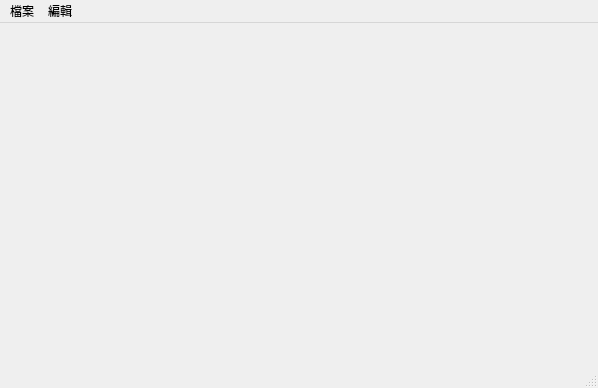
<?xml version="1.0" encoding="UTF-8"?>
<ui version="4.0">
 <class>MainWindow</class>
 <widget class="QMainWindow" name="MainWindow">
  <property name="geometry">
   <rect>
    <x>0</x>
    <y>0</y>
    <width>598</width>
    <height>388</height>
   </rect>
  </property>
  <property name="windowTitle">
   <string>MainWindow</string>
  </property>
  <widget class="QWidget" name="centralwidget"/>
  <widget class="QMenuBar" name="menubar">
   <property name="geometry">
    <rect>
     <x>0</x>
     <y>0</y>
     <width>598</width>
     <height>25</height>
    </rect>
   </property>
   <widget class="QMenu" name="menu">
    <property name="title">
     <string>檔案</string>
    </property>
    <addaction name="OpenFile"/>
    <addaction name="Close"/>
   </widget>
   <widget class="QMenu" name="menu_2">
    <property name="title">
     <string>編輯</string>
    </property>
    <addaction name="toGray"/>
   </widget>
   <addaction name="menu"/>
   <addaction name="menu_2"/>
  </widget>
  <widget class="QStatusBar" name="statusbar"/>
  <action name="OpenFile">
   <property name="text">
    <string>開啟舊檔</string>
   </property>
  </action>
  <action name="Close">
   <property name="text">
    <string>關閉程式</string>
   </property>
  </action>
  <action name="toGray">
   <property name="text">
    <string>灰階</string>
   </property>
  </action>
 </widget>
 <resources/>
 <connections>
  <connection>
   <sender>OpenFile</sender>
   <signal>activated()</signal>
   <receiver>MainWindow</receiver>
   <slot>slotOpenFile()</slot>
   <hints>
    <hint type="sourcelabel">
     <x>-1</x>
     <y>-1</y>
    </hint>
    <hint type="destinationlabel">
     <x>298</x>
     <y>193</y>
    </hint>
   </hints>
  </connection>
  <connection>
   <sender>Close</sender>
   <signal>activated()</signal>
   <receiver>MainWindow</receiver>
   <slot>slotClose()</slot>
   <hints>
    <hint type="sourcelabel">
     <x>-1</x>
     <y>-1</y>
    </hint>
    <hint type="destinationlabel">
     <x>298</x>
     <y>193</y>
    </hint>
   </hints>
  </connection>
  <connection>
   <sender>toGray</sender>
   <signal>activated()</signal>
   <receiver>MainWindow</receiver>
   <slot>slotGray()</slot>
   <hints>
    <hint type="sourcelabel">
     <x>-1</x>
     <y>-1</y>
    </hint>
    <hint type="destinationlabel">
     <x>298</x>
     <y>193</y>
    </hint>
   </hints>
  </connection>
 </connections>
 <slots>
  <slot>slotClose()</slot>
  <slot>slotOpenFile()</slot>
  <slot>slotGray()</slot>
 </slots>
</ui>
